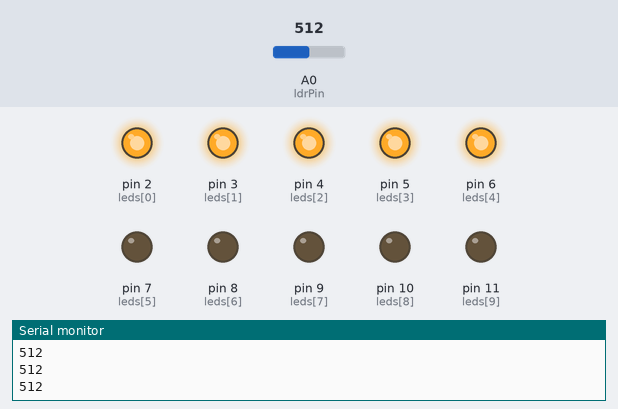
The sketch below on a simulated Arduino Uno, built with avr-gcc and run on an emulated ATmega328P. On the bench: output pins drawn as LEDs (lit = HIGH), the last lines printed to the serial monitor. Inputs (shaded band) come from the test bench; at power-on: A0 (ldrPin) = 512.

Above: at 1.2 s.
1.3 s: A0 (ldrPin) set to 607
2.8 s: A0 (ldrPin) set to 628
At 4.0 s:
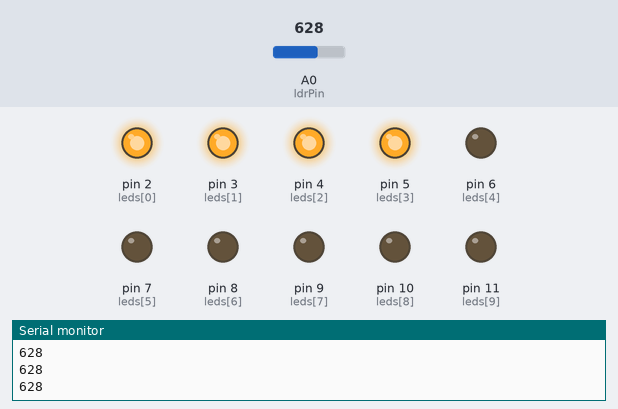
4.3 s: A0 (ldrPin) set to 511
At 5.4 s:
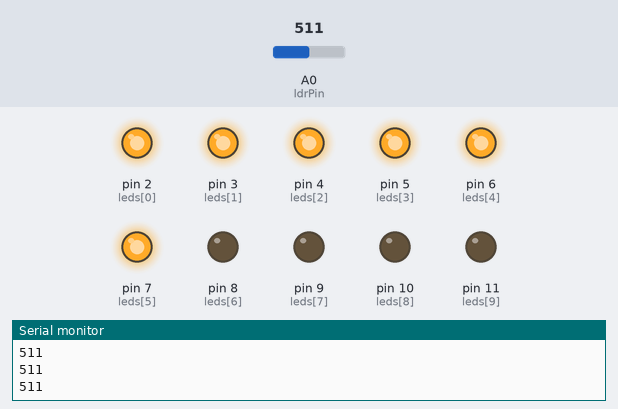
5.8 s: A0 (ldrPin) set to 422
7.3 s: A0 (ldrPin) set to 400
At 8.2 s:
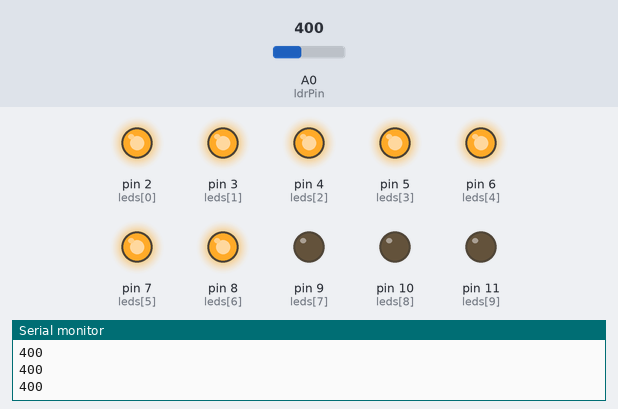
8.8 s: A0 (ldrPin) set to 716
At 9.5 s:
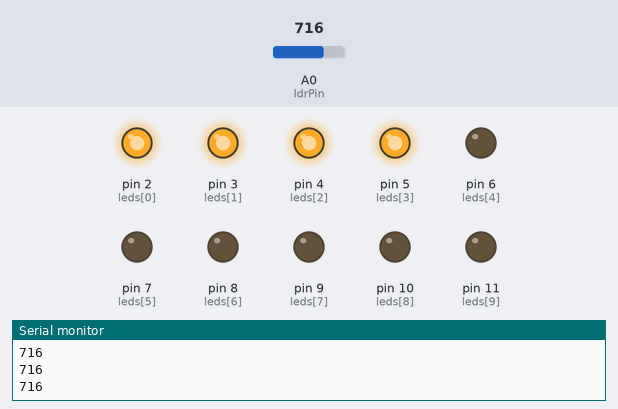
Timing chart, 0 to 11.3 s (numbered marks = the images above; inputs shaded):
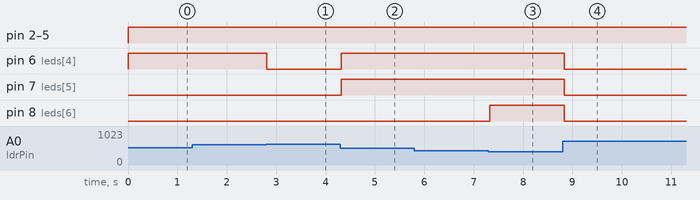

The sketch:

LDR_Bargraph.ino
```cpp
int ldrPin = A0;   // LDR bağlı pin

int leds[10] = {2,3,4,5,6,7,8,9,10,11}; // Bargraph pinleri

void setup()
{
  Serial.begin(9600);

  for(int i=0; i<10; i++)
  {
    pinMode(leds[i], OUTPUT);
  }
}

void loop()
{

  int ldrValue = analogRead(ldrPin); // 0 - 1023 arası

  Serial.println(ldrValue);

  // LDR değerini 0-10 arası seviyeye çeviriyoruz
  int level = map(ldrValue, 0, 1023, 10, 0);

  for(int i=0; i<10; i++)
  {
    if(i < level)
    digitalWrite(leds[i], HIGH);

    else
    digitalWrite(leds[i], LOW);
  }

  delay(100);

}
```

Measured:
- the behaviour switches between 613 and 614 on A0 (ldrPin) (found by bisection; images 0 and 1)
- the behaviour switches between 410 and 409 on A0 (ldrPin) (found by bisection; images 2 and 3)
- after the input at 2.8 s, pin 6 (leds[4]): HIGH → LOW at once
- after the input at 4.3 s, pin 6 (leds[4]), pin 7 (leds[5]): LOW → HIGH at once
- after the input at 7.3 s, pin 8 (leds[6]): LOW → HIGH at once
- after the input at 8.8 s, pin 6 (leds[4]), pin 7 (leds[5]), pin 8 (leds[6]): HIGH → LOW at once
